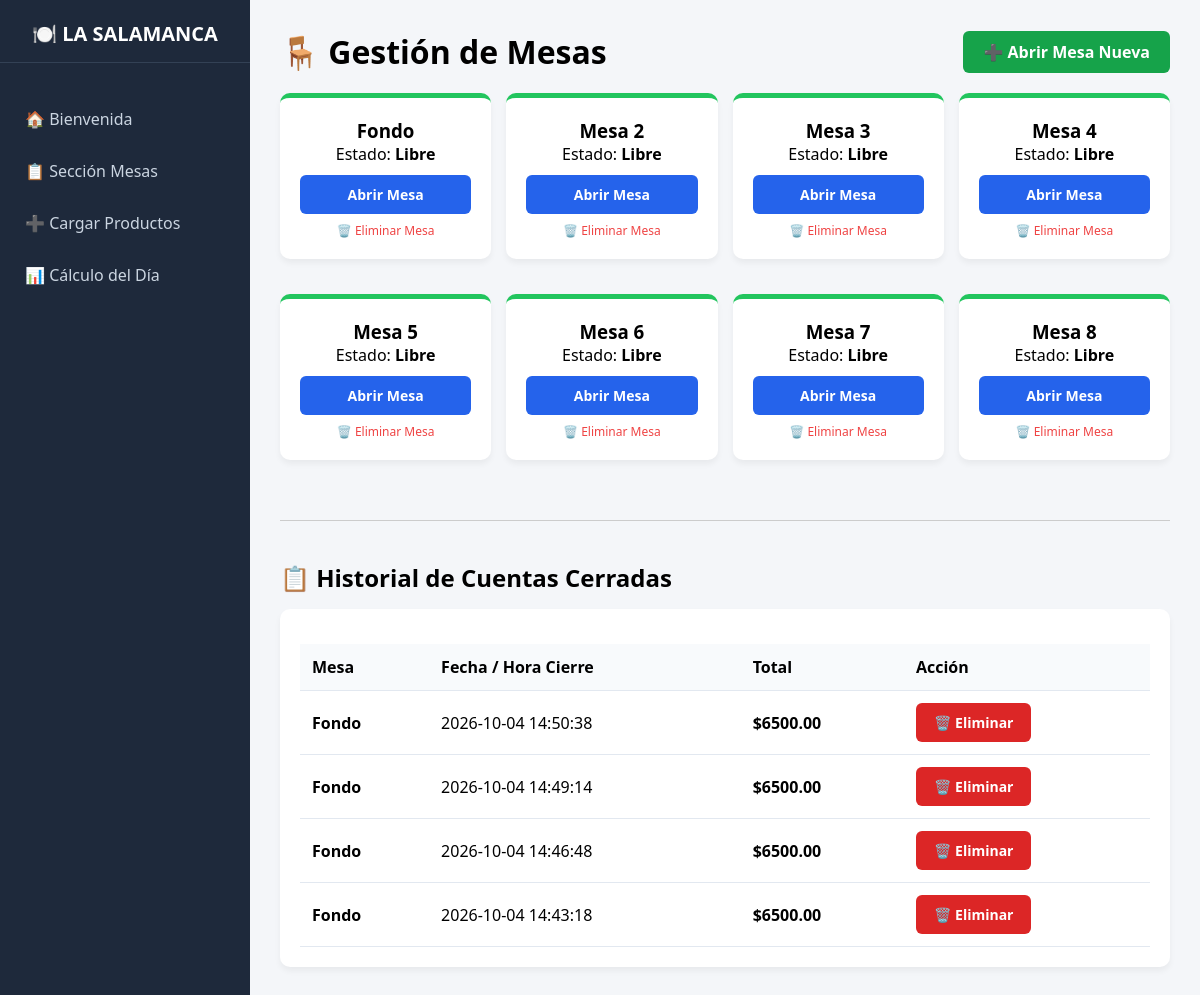
The app's page /mesas with its own data.
### tables this page shows
CREATE TABLE mesas (
            id INTEGER PRIMARY KEY AUTOINCREMENT,
            nombre TEXT NOT NULL,
            estado TEXT DEFAULT 'Libre'
        );

CREATE TABLE ventas (
            id INTEGER PRIMARY KEY AUTOINCREMENT,
            mesa_id INTEGER NOT NULL,
            fecha_apertura TIMESTAMP DEFAULT CURRENT_TIMESTAMP,
            fecha_cierre TIMESTAMP,
            total REAL DEFAULT 0,
            estado TEXT DEFAULT 'Abierta',
            FOREIGN KEY (mesa_id) REFERENCES mesas (id)
        );

### app.py (the view)
@app.route('/mesas')
def ver_mesas():
    conn = get_db()
    mesas = conn.execute('SELECT * FROM mesas ORDER BY id ASC').fetchall()
    ventas_abiertas = conn.execute('''
        SELECT v.*, m.nombre as mesa_nombre
        FROM ventas v JOIN mesas m ON v.mesa_id = m.id
        WHERE v.estado = 'Abierta'
    ''').fetchall()
    ventas_cerradas = conn.execute('''
        SELECT v.*, m.nombre as mesa_nombre
        FROM ventas v JOIN mesas m ON v.mesa_id = m.id
        WHERE v.estado = 'Cerrada'
        ORDER BY v.fecha_cierre DESC
    ''').fetchall()
    conn.close()
    return render_template('mesas.html', mesas=mesas, abiertas=ventas_abiertas, cerradas=ventas_cerradas)

### app.py (called while the page is built)
def get_db():
    BASE_DIR = os.path.dirname(os.path.abspath(__file__))
    db_path = os.path.join(BASE_DIR, 'restaurante.db')
    conn = sqlite3.connect(db_path)
    conn.row_factory = sqlite3.Row
    return conn

### templates/mesas.html (shortened to what this page needs)
{% extends 'base.html' %}
{% block content %}
<div style="display: flex; justify-content: space-between; align-items: center; margin-bottom: 20px;">
    <h1>🪑 Gestión de Mesas</h1>
    <form action="/mesa/crear" method="POST">
        <button type="submit" class="btn btn-success" style="font-size: 16px; padding: 10px 20px;">
            ➕ Abrir Mesa Nueva
        </button>
    </form>
</div>
<div style="display: grid; grid-template-columns: repeat(auto-fill, minmax(180px, 1fr)); gap: 15px;">
    {% for mesa in mesas %}
    <div class="card mesa-card {% if mesa['estado'] == 'Ocupada' %}mesa-ocupada{% else %}mesa-libre{% endif %}">
        <h3>{{ mesa['nombre'] }}</h3>
        <p>Estado: <b>{{ mesa['estado'] }}</b></p>
        {% if mesa['estado'] == 'Ocupada' %}
            <a href="/mesa/{{ mesa['id'] }}" class="btn btn-primary" style="width: 100%; margin-top: 10px; display: inline-block;">
                Ver / Editar
            </a>
        {% else %}
            <a href="/mesa/{{ mesa['id'] }}" class="btn btn-primary" style="width: 100%; margin-top: 10px; display: inline-block;">
                Abrir Mesa
            </a>
        {% endif %}
        {% if mesa['estado'] == 'Libre' %}
        <a href="/mesa/eliminar/{{ mesa['id'] }}" onclick="return confirm('¿Eliminar esta mesa?');" style="display: block; margin-top: 8px; color: #ef4444; font-size: 12px; text-decoration: none;">
            🗑️ Eliminar Mesa
        </a>
        {% endif %}
    </div>
    {% else %}
    <p>No hay mesas disponibles. Haz clic en "Abrir Mesa Nueva" para agregar la primera.</p>
    {% endfor %}
</div>
<hr style="margin: 40px 0; border: 0; border-top: 1px solid #ccc;">
<h2>📋 Historial de Cuentas Cerradas</h2>
<div class="card" style="margin-top: 15px;">
    <table>
        <thead>
            <tr>
                <th>Mesa</th>
                <th>Fecha / Hora Cierre</th>
                <th>Total</th>
                <th>Acción</th>
            </tr>
        </thead>
        <tbody>
            {% for venta in cerradas %}
            <tr>
                <td><b>{{ venta['mesa_nombre'] }}</b></td>
                <td>{{ venta['fecha_cierre'] }}</td>
                <td><b>${{ "%.2f"|format(venta['total']) }}</b></td>
                <td>
                    <a href="/venta/eliminar/{{ venta['id'] }}" class="btn btn-danger" onclick="return confirm('¿Eliminar esta cuenta del historial?');">
                        🗑️ Eliminar
                    </a>
                </td>
            </tr>
            {% else %}
            <tr><td colspan="4">No hay cuentas cerradas registradas.</td></tr>
            {% endfor %}
        </tbody>
    </table>
</div>
{% endblock %}

### templates/base.html (shortened to what this page needs)
<!DOCTYPE html>
<html lang="es">
<head>
</head>
<body>
    <div class="sidebar">
        <h2>🍽️ LA SALAMANCA</h2>
        <a href="/">🏠 Bienvenida</a>
        <a href="/mesas">📋 Sección Mesas</a>
        <a href="/productos">➕ Cargar Productos</a>
        <a href="/cierre">📊 Cálculo del Día</a>
    </div>
    <div class="content">
        {% block content %}{% endblock %}
    </div>
</body>
</html>

### templates/base.html (style rules this page uses)
* { box-sizing: border-box; margin: 0; padding: 0; font-family: 'Segoe UI', Arial, sans-serif; }
body { display: flex; height: 100vh; background-color: #f4f6f9; }
.sidebar { width: 250px; background-color: #1e293b; color: white; display: flex; flex-direction: column; padding: 20px 0; }
.sidebar h2 { text-align: center; font-size: 20px; margin-bottom: 30px; border-bottom: 1px solid #334155; padding-bottom: 15px; }
.sidebar a { color: #cbd5e1; text-decoration: none; padding: 15px 25px; display: block; font-size: 16px; transition: 0.3s; }
.content { flex: 1; padding: 30px; overflow-y: auto; }
.card { background: white; padding: 20px; border-radius: 10px; box-shadow: 0 4px 6px rgba(0,0,0,0.05); margin-bottom: 20px; }
.btn { padding: 10px 18px; border: none; border-radius: 6px; cursor: pointer; text-decoration: none; font-size: 14px; font-weight: bold; display: inline-block; }
.btn-primary { background-color: #2563eb; color: white; }
.btn-success { background-color: #16a34a; color: white; }
.btn-danger { background-color: #dc2626; color: white; }
table { width: 100%; border-collapse: collapse; margin-top: 15px; }
th, td { padding: 12px; border-bottom: 1px solid #e2e8f0; text-align: left; }
th { background-color: #f8fafc; }

### templates/mesas.html (style rules this page uses)
.mesa-card { text-align: center; position: relative; }
.mesa-libre { border-top: 5px solid #22c55e; }

### records on screen
mesas: nombre "Fondo", estado "Libre", {{ mesa['id'] }} 1 (drawn)
mesas: nombre "Mesa 2", estado "Libre"
mesas: nombre "Mesa 3", estado "Libre"
mesas: nombre "Mesa 4", estado "Libre"
mesas: nombre "Mesa 5", estado "Libre"
mesas: nombre "Mesa 6", estado "Libre"
mesas: nombre "Mesa 7", estado "Libre"
mesas: nombre "Mesa 8", estado "Libre"
ventas: mesa_nombre "Fondo", fecha_cierre "2026-10-04 14:50:38", total "6500.00"
ventas: mesa_nombre "Fondo", fecha_cierre "2026-10-04 14:49:14", total "6500.00"
ventas: mesa_nombre "Fondo", fecha_cierre "2026-10-04 14:46:48", total "6500.00"
ventas: mesa_nombre "Fondo", fecha_cierre "2026-10-04 14:43:18", total "6500.00"
